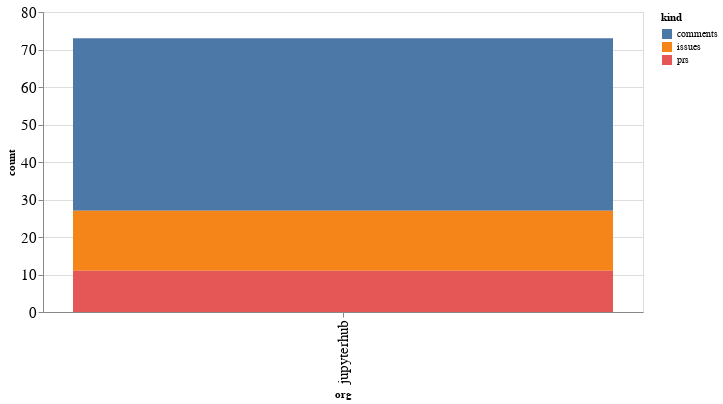

The code cell stored with this chart in its notebook:
### Code cell
alt.Chart(org_summaries, width=600).mark_bar().encode(
    x='org',
    y='count',
    color='kind',
    tooltip="org"
)

### Figure 1 — Vega-Lite specification as saved in the notebook (floating-point values rounded to 4 significant figures)
{"config": {"axisLeft": {"labelFontSize": 15}, "axisBottom": {"labelFontSize": 15}}, "data": {"name": "data-232bb10631f88d1536903fae75e11bdb"}, "mark": "bar", "encoding": {"color": {"type": "nominal", "field": "kind"}, "tooltip": {"type": "nominal", "field": "org"}, "x": {"type": "nominal", "field": "org"}, "y": {"type": "quantitative", "field": "count"}}, "width": 600, "$schema": "https://vega.github.io/schema/vega-lite/v4.8.1.json", "datasets": {"data-232bb10631f88d1536903fae75e11bdb": [{"org": "jupyterhub", "kind": "comments", "count": 46}, {"org": "jupyterhub", "kind": "issues", "count": 16}, {"org": "jupyterhub", "kind": "prs", "count": 11}]}}
